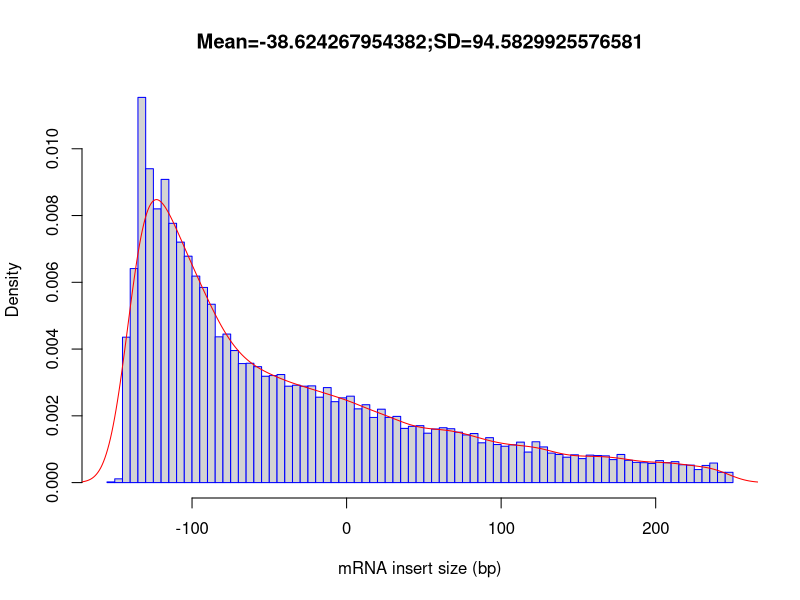

Write R code to recreate this figure.
out_file = 'benchmark/RustQC/small/rseqc/inner_distance/test'
pdf('benchmark/RustQC/small/rseqc/inner_distance/test.inner_distance_plot.pdf')
fragsize=rep(c(-247.5,-242.5,-237.5,-232.5,-227.5,-222.5,-217.5,-212.5,-207.5,-202.5,-197.5,-192.5,-187.5,-182.5,-177.5,-172.5,-167.5,-162.5,-157.5,-152.5,-147.5,-142.5,-137.5,-132.5,-127.5,-122.5,-117.5,-112.5,-107.5,-102.5,-97.5,-92.5,-87.5,-82.5,-77.5,-72.5,-67.5,-62.5,-57.5,-52.5,-47.5,-42.5,-37.5,-32.5,-27.5,-22.5,-17.5,-12.5,-7.5,-2.5,2.5,7.5,12.5,17.5,22.5,27.5,32.5,37.5,42.5,47.5,52.5,57.5,62.5,67.5,72.5,77.5,82.5,87.5,92.5,97.5,102.5,107.5,112.5,117.5,122.5,127.5,132.5,137.5,142.5,147.5,152.5,157.5,162.5,167.5,172.5,177.5,182.5,187.5,192.5,197.5,202.5,207.5,212.5,217.5,222.5,227.5,232.5,237.5,242.5,247.5),times=c(0,0,0,0,0,0,0,0,0,0,0,0,0,0,0,0,0,0,0,2,11,424,624,1123,915,798,884,756,701,660,602,569,520,425,433,385,347,348,338,310,312,315,281,284,281,282,249,277,236,247,252,215,227,190,214,190,193,158,164,166,144,156,160,157,147,139,143,116,131,111,106,110,118,89,119,104,86,82,74,81,70,80,79,78,67,82,65,59,58,56,64,58,61,52,51,38,50,57,30,30))
frag_sd = sd(fragsize)
frag_mean = mean(fragsize)
frag_median = median(fragsize)
write(x=c("Name","Mean","Median","sd"), sep="\t", file=stdout(),ncolumns=4)
write(c(out_file,frag_mean,frag_median,frag_sd),sep="\t", file=stdout(),ncolumns=4)
hist(fragsize,probability=T,breaks=100,xlab="mRNA insert size (bp)",main=paste(c("Mean=",frag_mean,";","SD=",frag_sd),collapse=""),border="blue")
lines(density(fragsize,bw=10),col='red')
dev.off()
